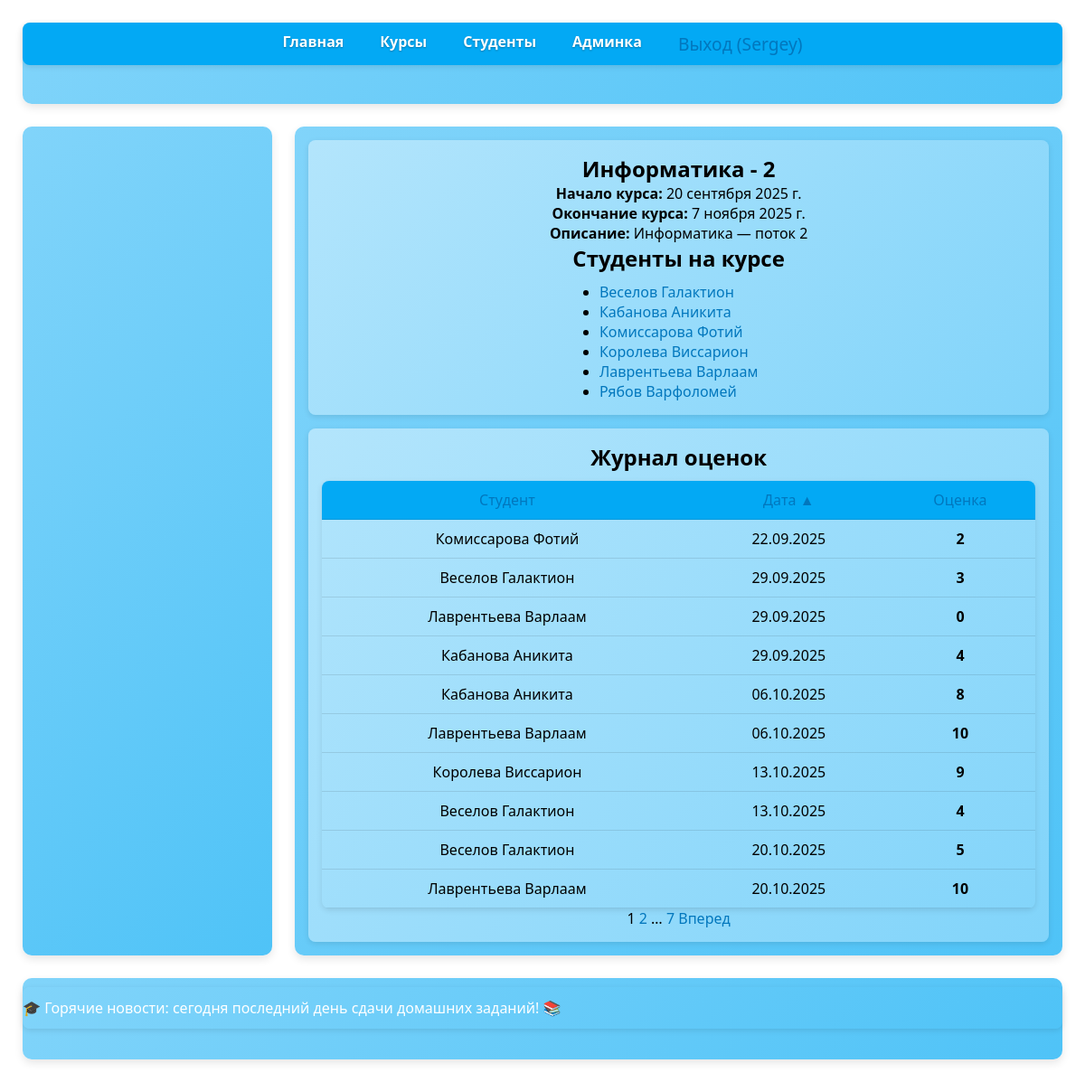
Page /courses/34/?sort=date&page=1 (signed in) on the earlier database version.
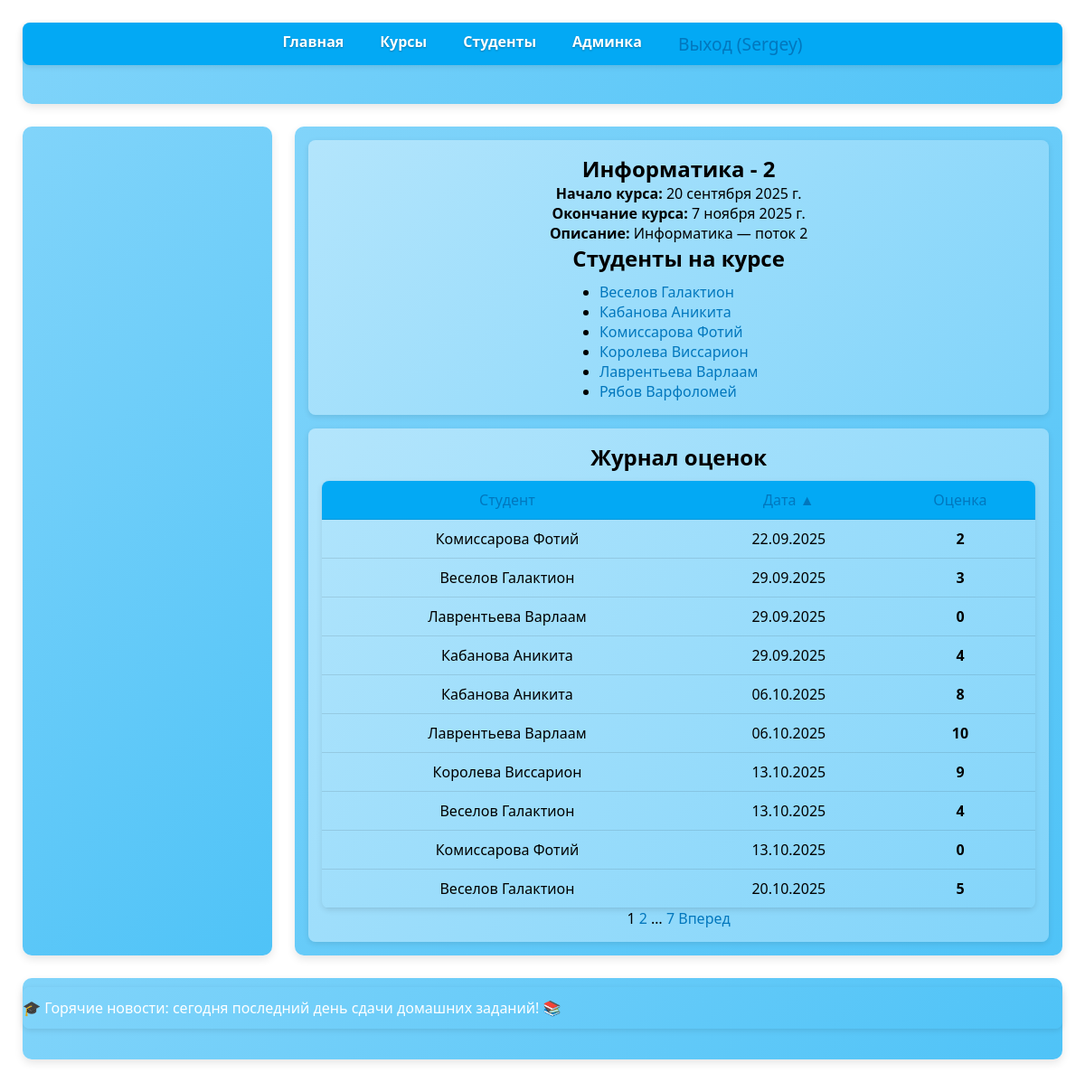
Same page on the later database version.
### main/models.py (models this page shows, shortened)
class Course(models.Model):
    academic_sub = [
        ('физ','Физика'),
        ('инф','Информатика'),
        ('хим','Химия'),
        ('мат','Математика'),
    ]
    week_days = [
        ('mon', 'Понедельник'),
        ('tue', 'Вторник'),
        ('wed', 'Среда'),
        ('thu', 'Четверг'),
        ('fri', 'Пятница'),
        ('sat', 'Суббота'),
    ]
    name = models.CharField(choices=academic_sub,
                            max_length=20,
                            verbose_name="Курс")
    course_num = models.SmallIntegerField(
                    default=1,
                    verbose_name="Номер курса",
                    validators=[MinValueValidator(1), MaxValueValidator(100)])
    start_date = models.DateField(verbose_name = 'Начало курса', null=True)
    end_date = models.DateField(verbose_name = 'Окончание курса', null=True)
    days_of_week = models.JSONField(default=list,
                                    blank=True,
                                    verbose_name="Дни недели")
    description = models.TextField(blank=True, verbose_name="Описание")
    class Meta:
        unique_together = [['name', 'course_num']]
        verbose_name = "Курс"
        verbose_name_plural = "Курсы"
        ordering = ['name', 'course_num']

class Student(models.Model):
    name = models.CharField(max_length=30,
                            verbose_name="Имя",
                            null=False,
                            blank=False,
                            )
    surname = models.CharField(max_length=30,
                               verbose_name='Фамилия')
    age = models.SmallIntegerField(null=True,
                                   blank=True,
                                   verbose_name="Возраст",
                                   validators=[MinValueValidator(18),
                                               MaxValueValidator(99)])
    sex = models.CharField(
                        max_length=10,
                        choices=[('m', "Мужчина"),('f', "Женщина")],
                        verbose_name="Пол"
    )
    active = models.BooleanField(verbose_name='Активный',
                                 null=True, blank=True)
    course = models.ManyToManyField(
                to='Course',
                blank=True,
                verbose_name="Посещаемые курсы", related_name="students")
    photo = models.ImageField(upload_to='student_photo/',
                              blank=True,
                              null= True,
                              verbose_name='Фото')
    class Meta:
        verbose_name = "Студент"
        verbose_name_plural = "Студенты"
        indexes = [models.Index(fields=['surname'])]
        unique_together = [['name', 'surname']]
        ordering = ["surname"]

class Grade(models.Model):
    person = models.ForeignKey(
            Student,
            on_delete=models.CASCADE,
            related_name="grades",
            verbose_name = 'Чья оценка')
    grade = models.PositiveSmallIntegerField(
        default=0,
        validators=[MinValueValidator(0), MaxValueValidator(10)],
        verbose_name = 'Оценка'
    )
    homework = models.TextField(
        blank = True,
        verbose_name='Домашнее задание'
    )
    course = models.ForeignKey(
            Course,
            null=True,
            on_delete=models.CASCADE,
            verbose_name = 'Курс')
    date = models.DateField(verbose_name = 'Дата оценки', null=True)
    date_add = models.DateField(
            auto_now_add=True,
            null=True,
            verbose_name = 'Дата добавления')
    date_update = models.DateField(
            auto_now=True,
            null=True,
            verbose_name = 'Дата изменения')
    class Meta:
        verbose_name = "Оценка"
        verbose_name_plural = "Оценки"

### main/views.py (the view)
# urls.py: path('courses/<int:course_id>/', views.course_detail, name='course_detail'),
@login_required(login_url='/login/')
@teacher_required
def course_detail(request, course_id):
    course = get_object_or_404(Course, id = course_id)
    sort_param = request.GET.get('sort', '-date')
    allowed_sorts = ['grade', '-grade', 'date', '-date', 'person__surname', '-person__surname']
    if sort_param not in allowed_sorts:
        sort_param = '-date'
    grades_list = Grade.objects.filter(
        course=course).select_related('person').order_by(sort_param)
    paginator_grades = Paginator(grades_list, 10)
    page_number = request.GET.get('page')
    page_obj = paginator_grades.get_page(page_number)
    custom_page_range = page_obj.paginator.get_elided_page_range(
        page_obj.number,
        on_each_side = 1,
        on_ends = 1
    )
    return render(request, 'main/course_detail.html',
                  {'course': course,
                   'page_obj': page_obj,
                    'custom_page_range': custom_page_range,
                    'current_sort': sort_param}
                  )

### main/templates/main/course_detail.html (shortened to what this page needs)
{% extends 'base.html' %}
{% load journal_tags %}
{% block content1_head %}
    <h1>{{ course.get_name_display }} - {{ course.course_num }}</h1>
{% endblock %}
{% block content1 %}
<p><strong>Начало курса:</strong> {{ course.start_date }}</p>
<p><strong>Окончание курса:</strong> {{ course.end_date }}</p>
<p><strong>Описание:</strong> {{ course.description|default:"Нет описания" }}</p>
<h2>Студенты на курсе</h2>
{% if course.students.all %}
<ul>
    {% for student in course.students.all %}
        <li>
            <a href="{% url 'student_detail' student.id %}">
                {{ student.surname }} {{ student.name }}
            </a>
        </li>
    {% endfor %}
</ul>
{% else %}
<p>На этом курсе ещё нет студентов.</p>
{% endif %}
{% endblock %}
{% block content2 %}
<h2>Журнал оценок</h2>
<table class="journal-table">
    <thead>
        <tr>
            <th>
                <a href="?sort={% if current_sort == 'person__surname' %}-person__surname{% else %}person__surname{% endif %}&page={{ page_obj.number }}">
                    Студент {% if current_sort == 'person__surname' %}▲{% elif current_sort == '-person__surname' %}▼{% endif %}
                </a>
            </th>
            <th>
                <a href="?sort={% if current_sort == 'date' %}-date{% else %}date{% endif %}&page={{ page_obj.number }}">
                    Дата {% if current_sort == 'date' %}▲{% elif current_sort == '-date' %}▼{% endif %}
                </a>
            </th>
            <th>
                <a href="?sort={% if current_sort == 'grade' %}-grade{% else %}grade{% endif %}&page={{ page_obj.number }}">
                    Оценка {% if current_sort == 'grade' %}▲{% elif current_sort == '-grade' %}▼{% endif %}
                </a>
            </th>
        </tr>
    </thead>
    <tbody>
        {% for grade in page_obj %}
        <tr>
            <td>{{ grade.person.surname }} {{ grade.person.name }}</td>
            <td>{{ grade.date|date:"d.m.Y" }}</td>
            <td><strong>{{ grade.grade }}</strong></td>
        </tr>
        {% empty %}
        <tr><td colspan="3">Оценок пока нет.</td></tr>
        {% endfor %}
    </tbody>
</table>
<div class="pagination">
    {% for i in custom_page_range %}
        {% if i == page_obj.number %}
            <span class="current">{{ i }}</span>
        {% elif i == page_obj.paginator.ELLIPSIS %}
            <span class="ellipsis">{{ i }}</span>
        {% else %}
            <a href="?page={{ i }}&sort={{ current_sort }}">{{ i }}</a>
        {% endif %}
    {% endfor %}
    {% if page_obj.has_next %}
        <a href="?page={{ page_obj.next_page_number }}&sort={{ current_sort }}">Вперед</a>
    {% endif %}
</div>
{% endblock %}

### templates/base.html (shortened to what this page needs)
{% load static %}
<!DOCTYPE html>
<html lang="en">
<head>
    <link rel="stylesheet" href="{% static 'css/main.css' %}">
</head>
<body>
    <header>
        <nav>
            <ul class="main-menu">
                {% block main_menu %}
                    <li><a href="{% url 'index' %}">Главная</a></li>
                    <li><a href="{% url 'courses' %}">Курсы</a></li>
                    <li><a href="{% url 'students' %}">Студенты</a></li>
                    {% if user.is_authenticated %}
                        {% if user.is_staff %}
                            <li><a href="/admin/">Админка</a></li>
                        {% endif %}
                        <li>
                            <form action="{% url 'logout' %}" method="post" style="display:inline;">
                                <button type="submit" class="logout-button">Выход ({{ user.username }})</button>
                            </form>
                        </li>
                    {% else %}
                        <li><a href="{% url 'login' %}">Вход</a></li>
                        <li><a href="{% url 'register' %}">Регистрация</a></li>
                    {% endif %}
                {% endblock %}
            </ul>
        </nav>
    </header>
    <main>
        <section class="info">
            {% block content1_head %}
            {% endblock %}
            {% block content1 %}
            {% endblock %}
        </section>
        <section class="content">
            {% block content2 %}
            {% endblock %}
    </section>
    </main>
    <aside>
    </aside>
    <footer class="info">
        <div class ="marq_container">
            <div class="marq_content">
                <span>🎓 Горячие новости: сегодня последний день сдачи домашних заданий! 📚</span>
            </div>
        </div>
    </footer>
</body>
</html>

### static/css/main.css (style rules this page uses)
* { box-sizing: border-box; margin: 0; padding: 0; }
body { min-height: 100vh; margin: 0 auto; padding: 20px; background-color: #ffffff; width: 100%; max-width: 1200px; display: grid; grid-template-columns: 1fr 3fr; grid-template-rows: 100px 1fr 100px; gap: 15px; font-family: 'Segoe UI', Tahoma, Geneva, Verdana, sans-serif; color: #000000; }
a { text-decoration: none; color: #0277bd; font-weight: 500; transition: color 0.3s ease; }
.main-menu { margin: 0; padding: 0; display: flex; justify-content: center; list-style: none; background-color: #03a9f4; border-radius: 8px; overflow: hidden; box-shadow: 0 2px 6px rgba(0,0,0,0.1); }
.main-menu > li { padding: 10px 20px; transition: background-color 0.3s ease; }
.main-menu > li a { color: #ffffff; font-weight: 600; text-shadow: 0 1px 2px rgba(0,0,0,0.3); }
header, main, aside, footer { border-radius: 10px; margin: 5px; background: linear-gradient(135deg, #81d4fa, #4fc3f7); box-shadow: 0 4px 10px rgba(0,0,0,0.1); transition: all 0.3s ease; }
header, footer { grid-column: 1/3; }
main { grid-column: 2/3; display: grid; gap: 15px; padding: 15px; }
aside { grid-row: 2/3; grid-column: 1/2; padding: 25px; }
section { position: relative; padding: 15px; border-radius: 8px; background: linear-gradient(135deg, #b3e5fc, #81d4fa); display: grid; justify-items: center; align-content: center; box-shadow: 0 2px 6px rgba(0,0,0,0.1); min-width: 0; }
h2 { text-align: center; font-weight: 600; margin-bottom: 10px; }
table { width: 100%; border-collapse: collapse; margin: auto; border-radius: 8px; overflow: hidden; box-shadow: 0 2px 6px rgba(0,0,0,0.1); }
th, td { padding: 10px; text-align: center; border-bottom: 1px solid rgba(0,0,0,0.1); }
th { background-color: #03a9f4; color: #ffffff; }
.journal-table { width: 100%; border-collapse: collapse; }
.logout-button { background: none; border: none; color: #0277bd; font-weight: 500; font-size: 1.2rem; cursor: pointer; padding: 0; font-family: inherit; transition: color 0.3s ease; }
.marq_container { width: 100%; overflow: hidden; background: linear-gradient(135deg, #81d4fa, #4fc3f7); color: #ffffff; border-radius: 8px; box-shadow: 0 2px 6px rgba(0,0,0,0.1); white-space: nowrap; margin: 10px 0; }
.marq_content { display: inline-block; padding: 12px 0; font-weight: 500; animation: scroll-left 8s linear infinite; }

Differences in the rows shown:
no longer on this page (row unchanged): Grade: person.surname "Лаврентьева", person.name "Варлаам", date "20.10.2025", grade "10"
added Grade: person.surname "Комиссарова", person.name "Фотий", date "13.10.2025", grade "0"
